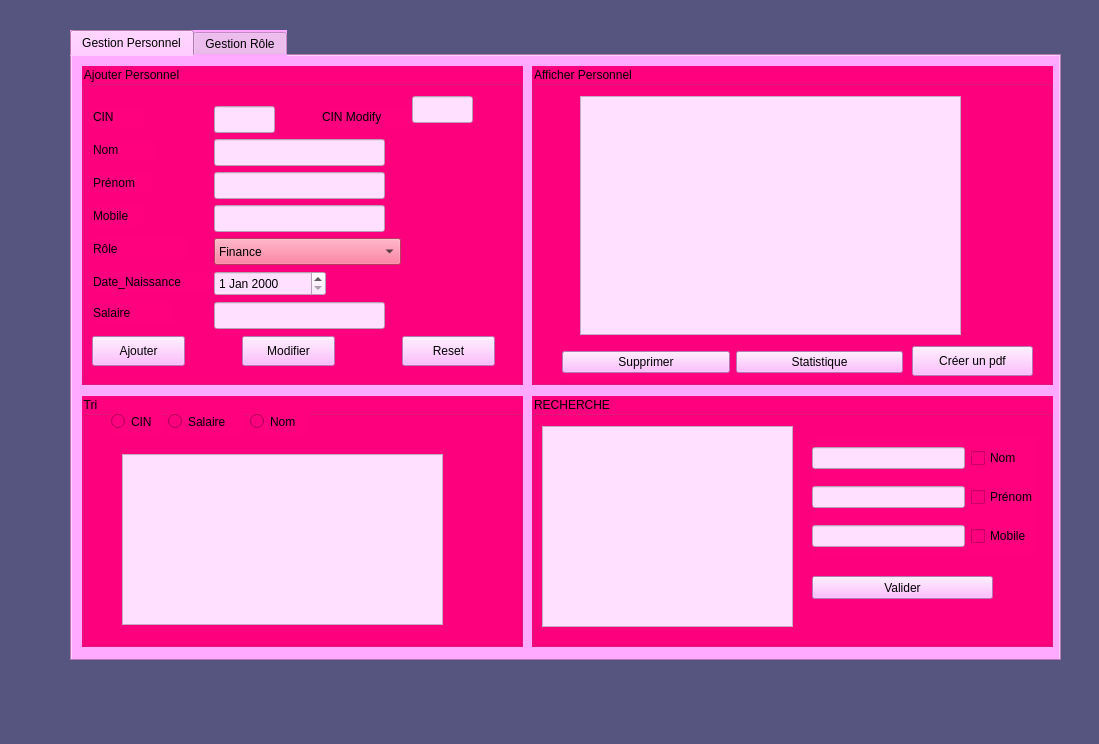
<?xml version="1.0" encoding="UTF-8"?>
<ui version="4.0">
 <class>MainWindow</class>
 <widget class="QMainWindow" name="MainWindow">
  <property name="geometry">
   <rect>
    <x>0</x>
    <y>0</y>
    <width>1099</width>
    <height>744</height>
   </rect>
  </property>
  <property name="windowTitle">
   <string>MainWindow</string>
  </property>
  <property name="styleSheet">
   <string notr="true">background-color: rgb(206, 137, 103);
background-color: rgb(85, 85, 127);
</string>
  </property>
  <widget class="QWidget" name="centralwidget">
   <widget class="QTabWidget" name="tabWidget">
    <property name="geometry">
     <rect>
      <x>70</x>
      <y>30</y>
      <width>991</width>
      <height>631</height>
     </rect>
    </property>
    <property name="styleSheet">
     <string notr="true">alternate-background-color: rgb(255, 170, 255);
background-color: rgb(255,170, 255);</string>
    </property>
    <property name="currentIndex">
     <number>0</number>
    </property>
    <widget class="QWidget" name="tab">
     <attribute name="title">
      <string>Gestion Personnel</string>
     </attribute>
     <widget class="QGroupBox" name="groupBox_7">
      <property name="geometry">
       <rect>
        <x>10</x>
        <y>340</y>
        <width>441</width>
        <height>251</height>
       </rect>
      </property>
      <property name="styleSheet">
       <string notr="true">font: 10pt &quot;MS Shell Dlg 2&quot;;
background-color:rgb(255, 0, 127);</string>
      </property>
      <property name="title">
       <string>Tri</string>
      </property>
      <widget class="QTableView" name="tableViewT">
       <property name="geometry">
        <rect>
         <x>40</x>
         <y>58</y>
         <width>321</width>
         <height>171</height>
        </rect>
       </property>
       <property name="styleSheet">
        <string notr="true">background-color: rgb(255, 255, 255);
background-color: rgb(255, 225, 255);</string>
       </property>
      </widget>
      <widget class="QRadioButton" name="radioButton">
       <property name="geometry">
        <rect>
         <x>29</x>
         <y>13</y>
         <width>51</width>
         <height>25</height>
        </rect>
       </property>
       <property name="text">
        <string>CIN</string>
       </property>
      </widget>
      <widget class="QRadioButton" name="radioButton_salaire">
       <property name="geometry">
        <rect>
         <x>86</x>
         <y>13</y>
         <width>76</width>
         <height>25</height>
        </rect>
       </property>
       <property name="text">
        <string>Salaire</string>
       </property>
      </widget>
      <widget class="QRadioButton" name="radioButton_2">
       <property name="geometry">
        <rect>
         <x>168</x>
         <y>13</y>
         <width>60</width>
         <height>25</height>
        </rect>
       </property>
       <property name="text">
        <string>Nom</string>
       </property>
      </widget>
     </widget>
     <widget class="QGroupBox" name="groupBox_5">
      <property name="geometry">
       <rect>
        <x>460</x>
        <y>340</y>
        <width>521</width>
        <height>251</height>
       </rect>
      </property>
      <property name="styleSheet">
       <string notr="true">font: 10pt &quot;MS Shell Dlg 2&quot;;
background-color:rgb(255, 0, 127);</string>
      </property>
      <property name="title">
       <string>RECHERCHE</string>
      </property>
      <widget class="QWidget" name="gridLayoutWidget">
       <property name="geometry">
        <rect>
         <x>280</x>
         <y>40</y>
         <width>226</width>
         <height>122</height>
        </rect>
       </property>
       <layout class="QGridLayout" name="gridLayout">
        <item row="2" column="0">
         <widget class="QLineEdit" name="lineEdit_2">
          <property name="styleSheet">
           <string notr="true">background-color: rgb(255, 225, 255);</string>
          </property>
         </widget>
        </item>
        <item row="0" column="0">
         <widget class="QLineEdit" name="lineEdit">
          <property name="styleSheet">
           <string notr="true">background-color: rgb(255, 225, 255);</string>
          </property>
         </widget>
        </item>
        <item row="1" column="0">
         <widget class="QLineEdit" name="lineEdit_3">
          <property name="styleSheet">
           <string notr="true">background-color: rgb(255, 225, 255);</string>
          </property>
         </widget>
        </item>
        <item row="1" column="1">
         <widget class="QCheckBox" name="checkBox_2">
          <property name="text">
           <string>Prénom</string>
          </property>
         </widget>
        </item>
        <item row="2" column="1">
         <widget class="QCheckBox" name="checkBox_3">
          <property name="text">
           <string>Mobile</string>
          </property>
         </widget>
        </item>
        <item row="0" column="1">
         <widget class="QCheckBox" name="checkBox">
          <property name="text">
           <string>Nom</string>
          </property>
         </widget>
        </item>
       </layout>
      </widget>
      <widget class="QPushButton" name="pushButton_5">
       <property name="geometry">
        <rect>
         <x>280</x>
         <y>180</y>
         <width>181</width>
         <height>23</height>
        </rect>
       </property>
       <property name="styleSheet">
        <string notr="true">background-color: rgb(255, 170, 255);</string>
       </property>
       <property name="text">
        <string>Valider</string>
       </property>
      </widget>
      <widget class="QTableView" name="tableView">
       <property name="geometry">
        <rect>
         <x>10</x>
         <y>30</y>
         <width>251</width>
         <height>201</height>
        </rect>
       </property>
       <property name="styleSheet">
        <string notr="true">background-color: rgb(255, 225, 255);</string>
       </property>
      </widget>
     </widget>
     <widget class="QGroupBox" name="groupBox_2">
      <property name="geometry">
       <rect>
        <x>460</x>
        <y>10</y>
        <width>521</width>
        <height>319</height>
       </rect>
      </property>
      <property name="styleSheet">
       <string notr="true">
font: 10pt &quot;MS Shell Dlg 2&quot;;
background-color:rgb(255, 0, 127);</string>
      </property>
      <property name="title">
       <string>Afficher Personnel</string>
      </property>
      <widget class="QWidget" name="horizontalLayoutWidget_3">
       <property name="geometry">
        <rect>
         <x>30</x>
         <y>280</y>
         <width>341</width>
         <height>32</height>
        </rect>
       </property>
       <layout class="QHBoxLayout" name="horizontalLayout_3">
        <item>
         <widget class="QPushButton" name="pushButton_4">
          <property name="styleSheet">
           <string notr="true">background-color: rgb(255, 170, 255);</string>
          </property>
          <property name="text">
           <string>Supprimer</string>
          </property>
         </widget>
        </item>
        <item>
         <widget class="QPushButton" name="pushButton_6">
          <property name="styleSheet">
           <string notr="true">background-color: rgb(255, 170, 255);</string>
          </property>
          <property name="text">
           <string>Statistique</string>
          </property>
         </widget>
        </item>
       </layout>
      </widget>
      <widget class="QPushButton" name="pushButton_10">
       <property name="geometry">
        <rect>
         <x>380</x>
         <y>280</y>
         <width>121</width>
         <height>30</height>
        </rect>
       </property>
       <property name="styleSheet">
        <string notr="true">background-color: rgb(255, 170, 255);</string>
       </property>
       <property name="text">
        <string>Créer un pdf</string>
       </property>
      </widget>
      <widget class="QTableView" name="tableView_3">
       <property name="geometry">
        <rect>
         <x>48</x>
         <y>30</y>
         <width>381</width>
         <height>239</height>
        </rect>
       </property>
       <property name="styleSheet">
        <string notr="true">background-color: rgb(255, 170, 127);
background-color: rgb(255, 225, 255);</string>
       </property>
      </widget>
     </widget>
     <widget class="QGroupBox" name="groupBox">
      <property name="geometry">
       <rect>
        <x>10</x>
        <y>10</y>
        <width>441</width>
        <height>319</height>
       </rect>
      </property>
      <property name="styleSheet">
       <string notr="true">font: 10pt &quot;MS Shell Dlg 2&quot;;
background-color:rgb(255, 0, 127);</string>
      </property>
      <property name="title">
       <string>Ajouter Personnel</string>
      </property>
      <widget class="QLabel" name="label">
       <property name="geometry">
        <rect>
         <x>11</x>
         <y>40</y>
         <width>51</width>
         <height>21</height>
        </rect>
       </property>
       <property name="text">
        <string>CIN</string>
       </property>
      </widget>
      <widget class="QLabel" name="label_5">
       <property name="geometry">
        <rect>
         <x>11</x>
         <y>73</y>
         <width>61</width>
         <height>21</height>
        </rect>
       </property>
       <property name="text">
        <string>Nom</string>
       </property>
      </widget>
      <widget class="QLineEdit" name="lineEditnom">
       <property name="geometry">
        <rect>
         <x>132</x>
         <y>73</y>
         <width>171</width>
         <height>27</height>
        </rect>
       </property>
       <property name="styleSheet">
        <string notr="true">background-color: rgb(255, 170, 255);
background-color: rgb(255, 225, 255);</string>
       </property>
      </widget>
      <widget class="QLineEdit" name="lineEditcin">
       <property name="geometry">
        <rect>
         <x>132</x>
         <y>40</y>
         <width>61</width>
         <height>27</height>
        </rect>
       </property>
       <property name="styleSheet">
        <string notr="true">background-color: rgb(255, 170, 255);
background-color: rgb(255, 225, 255);</string>
       </property>
      </widget>
      <widget class="QLineEdit" name="lineEditprenom">
       <property name="geometry">
        <rect>
         <x>132</x>
         <y>106</y>
         <width>171</width>
         <height>27</height>
        </rect>
       </property>
       <property name="styleSheet">
        <string notr="true">background-color: rgb(255, 170, 255);
background-color: rgb(255, 225, 255);</string>
       </property>
      </widget>
      <widget class="QLabel" name="label_6">
       <property name="geometry">
        <rect>
         <x>11</x>
         <y>106</y>
         <width>58</width>
         <height>21</height>
        </rect>
       </property>
       <property name="text">
        <string>Prénom</string>
       </property>
      </widget>
      <widget class="QLabel" name="label_7">
       <property name="geometry">
        <rect>
         <x>11</x>
         <y>139</y>
         <width>50</width>
         <height>21</height>
        </rect>
       </property>
       <property name="text">
        <string>Mobile</string>
       </property>
      </widget>
      <widget class="QLineEdit" name="lineEditmobile">
       <property name="geometry">
        <rect>
         <x>132</x>
         <y>139</y>
         <width>171</width>
         <height>27</height>
        </rect>
       </property>
       <property name="styleSheet">
        <string notr="true">background-color: rgb(255, 170, 255);
background-color: rgb(255, 225, 255);
</string>
       </property>
      </widget>
      <widget class="QLabel" name="label_4">
       <property name="geometry">
        <rect>
         <x>11</x>
         <y>172</y>
         <width>96</width>
         <height>21</height>
        </rect>
       </property>
       <property name="text">
        <string>Rôle</string>
       </property>
      </widget>
      <widget class="QDateEdit" name="dateEditdate_naissance">
       <property name="geometry">
        <rect>
         <x>132</x>
         <y>205</y>
         <width>112</width>
         <height>25</height>
        </rect>
       </property>
       <property name="styleSheet">
        <string notr="true">background-color: rgb(255, 170, 255);
background-color: rgb(255, 225, 255);
</string>
       </property>
      </widget>
      <widget class="QLabel" name="label_3">
       <property name="geometry">
        <rect>
         <x>11</x>
         <y>205</y>
         <width>121</width>
         <height>21</height>
        </rect>
       </property>
       <property name="text">
        <string>Date_Naissance</string>
       </property>
      </widget>
      <widget class="QLabel" name="label_2">
       <property name="geometry">
        <rect>
         <x>11</x>
         <y>236</y>
         <width>81</width>
         <height>21</height>
        </rect>
       </property>
       <property name="text">
        <string>Salaire</string>
       </property>
      </widget>
      <widget class="QLineEdit" name="lineEditsalaire">
       <property name="geometry">
        <rect>
         <x>132</x>
         <y>236</y>
         <width>171</width>
         <height>27</height>
        </rect>
       </property>
       <property name="styleSheet">
        <string notr="true">background-color: rgb(255, 170, 255);
background-color: rgb(255, 225, 255);</string>
       </property>
      </widget>
      <widget class="QComboBox" name="comboBox">
       <property name="geometry">
        <rect>
         <x>132</x>
         <y>172</y>
         <width>187</width>
         <height>27</height>
        </rect>
       </property>
       <property name="styleSheet">
        <string notr="true">background-color: rgb(255, 85, 127);</string>
       </property>
       <item>
        <property name="text">
         <string>Finance</string>
        </property>
       </item>
       <item>
        <property name="text">
         <string>Ressources Humaines</string>
        </property>
       </item>
       <item>
        <property name="text">
         <string>Administration</string>
        </property>
       </item>
       <item>
        <property name="text">
         <string>Informatique</string>
        </property>
       </item>
       <item>
        <property name="text">
         <string>Marketing</string>
        </property>
       </item>
      </widget>
      <widget class="QPushButton" name="pushButton_2">
       <property name="geometry">
        <rect>
         <x>10</x>
         <y>270</y>
         <width>93</width>
         <height>30</height>
        </rect>
       </property>
       <property name="styleSheet">
        <string notr="true">background-color: rgb(255, 170, 255);</string>
       </property>
       <property name="text">
        <string>Ajouter</string>
       </property>
      </widget>
      <widget class="QPushButton" name="pushButton">
       <property name="geometry">
        <rect>
         <x>320</x>
         <y>270</y>
         <width>93</width>
         <height>30</height>
        </rect>
       </property>
       <property name="styleSheet">
        <string notr="true">background-color: rgb(255, 170, 255);</string>
       </property>
       <property name="text">
        <string>Reset</string>
       </property>
      </widget>
      <widget class="QPushButton" name="pushButton_3">
       <property name="geometry">
        <rect>
         <x>160</x>
         <y>270</y>
         <width>93</width>
         <height>30</height>
        </rect>
       </property>
       <property name="styleSheet">
        <string notr="true">background-color: rgb(255, 170, 255);</string>
       </property>
       <property name="text">
        <string>Modifier</string>
       </property>
      </widget>
      <widget class="QLabel" name="label_11">
       <property name="geometry">
        <rect>
         <x>240</x>
         <y>40</y>
         <width>121</width>
         <height>21</height>
        </rect>
       </property>
       <property name="text">
        <string>CIN Modify</string>
       </property>
      </widget>
      <widget class="QLineEdit" name="azzerty">
       <property name="geometry">
        <rect>
         <x>330</x>
         <y>30</y>
         <width>61</width>
         <height>27</height>
        </rect>
       </property>
       <property name="styleSheet">
        <string notr="true">background-color: rgb(255, 170, 255);
background-color: rgb(255, 225, 255);</string>
       </property>
      </widget>
     </widget>
    </widget>
    <widget class="QWidget" name="tab_2">
     <attribute name="title">
      <string>Gestion Rôle</string>
     </attribute>
     <widget class="QGroupBox" name="groupBox_3">
      <property name="geometry">
       <rect>
        <x>500</x>
        <y>10</y>
        <width>471</width>
        <height>581</height>
       </rect>
      </property>
      <property name="styleSheet">
       <string notr="true">font: 10pt &quot;MS Shell Dlg 2&quot;;
background-color:rgb(255, 0, 127);
</string>
      </property>
      <property name="title">
       <string>Afficher Rôle</string>
      </property>
      <widget class="QTableView" name="tableViewD">
       <property name="geometry">
        <rect>
         <x>30</x>
         <y>60</y>
         <width>391</width>
         <height>411</height>
        </rect>
       </property>
       <property name="styleSheet">
        <string notr="true">background-color: rgb(255, 170, 255);
background-color: rgb(255, 225, 255);</string>
       </property>
      </widget>
      <widget class="QPushButton" name="supprimer_role">
       <property name="geometry">
        <rect>
         <x>190</x>
         <y>500</y>
         <width>93</width>
         <height>30</height>
        </rect>
       </property>
       <property name="styleSheet">
        <string notr="true">background-color: rgb(255, 170, 255);</string>
       </property>
       <property name="text">
        <string>Supprimer</string>
       </property>
      </widget>
     </widget>
     <widget class="QGroupBox" name="groupBox_4">
      <property name="geometry">
       <rect>
        <x>10</x>
        <y>10</y>
        <width>481</width>
        <height>581</height>
       </rect>
      </property>
      <property name="styleSheet">
       <string notr="true">font: 10pt &quot;MS Shell Dlg 2&quot;;
background-color:rgb(255, 0, 127);</string>
      </property>
      <property name="title">
       <string>Ajouter Rôle</string>
      </property>
      <widget class="QLabel" name="label_8">
       <property name="geometry">
        <rect>
         <x>32</x>
         <y>150</y>
         <width>61</width>
         <height>21</height>
        </rect>
       </property>
       <property name="styleSheet">
        <string notr="true">font: 11pt &quot;Palatino Linotype&quot;;
font: 10pt &quot;MS Shell Dlg 2&quot;;</string>
       </property>
       <property name="text">
        <string>Nom</string>
       </property>
      </widget>
      <widget class="QLabel" name="label_10">
       <property name="geometry">
        <rect>
         <x>30</x>
         <y>220</y>
         <width>121</width>
         <height>21</height>
        </rect>
       </property>
       <property name="styleSheet">
        <string notr="true">font: 10pt &quot;MS Shell Dlg 2&quot;;</string>
       </property>
       <property name="text">
        <string>Reference</string>
       </property>
      </widget>
      <widget class="QLineEdit" name="lineEdit_reference">
       <property name="geometry">
        <rect>
         <x>170</x>
         <y>220</y>
         <width>221</width>
         <height>27</height>
        </rect>
       </property>
       <property name="styleSheet">
        <string notr="true">background-color: rgb(255, 170, 255);
background-color: rgb(255, 225, 255);</string>
       </property>
      </widget>
      <widget class="QLabel" name="label_9">
       <property name="geometry">
        <rect>
         <x>38</x>
         <y>300</y>
         <width>121</width>
         <height>21</height>
        </rect>
       </property>
       <property name="styleSheet">
        <string notr="true">font: 10pt &quot;MS Shell Dlg 2&quot;;</string>
       </property>
       <property name="text">
        <string>Nb_Employés</string>
       </property>
      </widget>
      <widget class="QLineEdit" name="lineEdit_nb_employes">
       <property name="geometry">
        <rect>
         <x>170</x>
         <y>300</y>
         <width>221</width>
         <height>27</height>
        </rect>
       </property>
       <property name="styleSheet">
        <string notr="true">background-color: rgb(255, 170, 255);
background-color: rgb(255, 225, 255);</string>
       </property>
      </widget>
      <widget class="QComboBox" name="comboBox_2">
       <property name="geometry">
        <rect>
         <x>170</x>
         <y>140</y>
         <width>221</width>
         <height>27</height>
        </rect>
       </property>
       <property name="styleSheet">
        <string notr="true">background-color: rgb(255, 85, 127);</string>
       </property>
       <item>
        <property name="text">
         <string>Finance</string>
        </property>
       </item>
       <item>
        <property name="text">
         <string>Marketing</string>
        </property>
       </item>
       <item>
        <property name="text">
         <string>Ressources Humaines</string>
        </property>
       </item>
       <item>
        <property name="text">
         <string>Administration</string>
        </property>
       </item>
       <item>
        <property name="text">
         <string>Informatique</string>
        </property>
       </item>
      </widget>
      <widget class="QPushButton" name="ajouter2">
       <property name="geometry">
        <rect>
         <x>40</x>
         <y>440</y>
         <width>93</width>
         <height>30</height>
        </rect>
       </property>
       <property name="styleSheet">
        <string notr="true">background-color: rgb(255, 170, 255);</string>
       </property>
       <property name="text">
        <string>Ajouter</string>
       </property>
      </widget>
      <widget class="QPushButton" name="pushButton_8">
       <property name="geometry">
        <rect>
         <x>190</x>
         <y>440</y>
         <width>93</width>
         <height>30</height>
        </rect>
       </property>
       <property name="styleSheet">
        <string notr="true">background-color: rgb(255, 170, 255);</string>
       </property>
       <property name="text">
        <string>Reset</string>
       </property>
      </widget>
      <widget class="QPushButton" name="modifier_role">
       <property name="geometry">
        <rect>
         <x>340</x>
         <y>440</y>
         <width>93</width>
         <height>30</height>
        </rect>
       </property>
       <property name="styleSheet">
        <string notr="true">background-color: rgb(255, 170, 255);</string>
       </property>
       <property name="text">
        <string>Modifier</string>
       </property>
      </widget>
     </widget>
    </widget>
   </widget>
  </widget>
  <widget class="QMenuBar" name="menubar">
   <property name="geometry">
    <rect>
     <x>0</x>
     <y>0</y>
     <width>1099</width>
     <height>26</height>
    </rect>
   </property>
  </widget>
  <widget class="QStatusBar" name="statusbar"/>
 </widget>
 <resources/>
 <connections/>
</ui>
